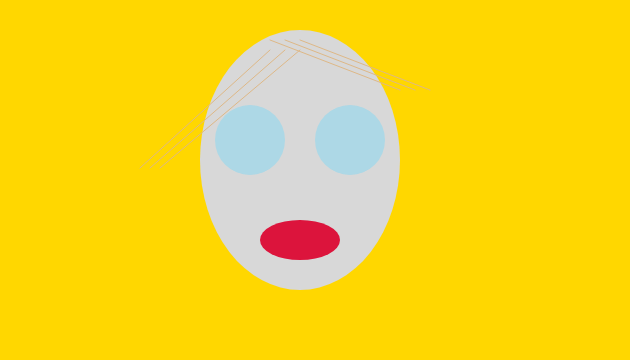
Frame 1 (no input)
Frame 60 (no input): identical to frame 1, image omitted
Frame 120 (the mouse pressed at the canvas centre since frame 60): identical to frame 1, image omitted

The p5.js sketch that drew this single still picture (run headless with seeded random() and noise() and a simulated clock; from frame 60 on, the mouse is pressed at the canvas centre):

// p5.js sketch
// ── sketch.js
/*
self portrait v2
by leo lee
*/

// global scope
var x = 300; // character origin
var y = 140;

var eyeSize = 70;
var mouthSize = 80;

function setup(){
	createCanvas(630, 360);
}

function draw(){
	background('gold');

    // face
    noStroke();
    fill("#D8D8D8"); // silver
    ellipse(x, y + 20, x - 100, y + 120);
   
    // eyes
    fill("lightblue");
    circle(x + 50, y, eyeSize); 
    circle(x - 50, y, eyeSize); 

    // mouth
    fill("#DC143C");
    ellipse(x, y + 100, mouthSize, mouthSize / 2);

    // hair
    stroke("#DEB887");  // brown
    line(x - 30, y - 100, x + 100, y - 50);
    line(x - 15, y - 100, x + 115, y - 50);
    line(x, y - 100, x + 130, y - 50);
    line(x - 140, y + 28, x, y - 90);
    line(x - 150, y + 28, x - 15, y - 90);
    line(x - 160, y + 28, x - 30, y - 90);


 }
